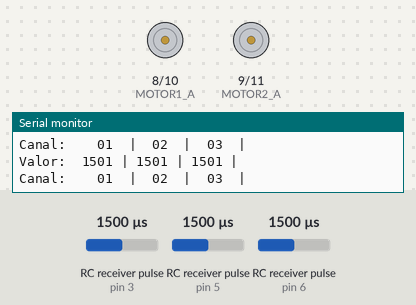
The sketch below on a simulated Arduino Uno, built with avr-gcc and run on an emulated ATmega328P. Parts: motor-driver pin pairs drawn as motors (green arrow = first pin HIGH = forward, orange = second pin HIGH = backward, longer = more drive), the last lines printed to the serial monitor. Wiring (inferred from the names in the program): 3 × RC receiver channel: data pin 3 / data pin 5 / data pin 6. The inputs (shaded band) are chosen by the test bench; at power-on: RC receiver pulse (sensors on pin 5, pin 3, pin 6) 1500 µs.

Above: at 1.2 s.
1.3 s: RC receiver pulse (sensor on pin 5) set to 1483 µs
At 3.8 s:
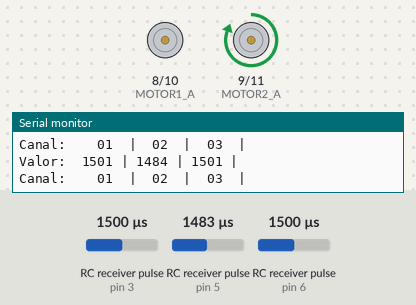
4.3 s: RC receiver pulse (sensor on pin 5) set to 1020 µs
At 6.9 s:
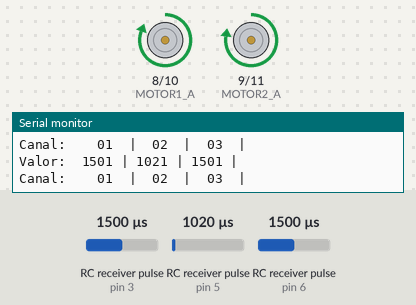
7.3 s: RC receiver pulse (sensor on pin 5) set to 1250 µs
At 9.0 s:
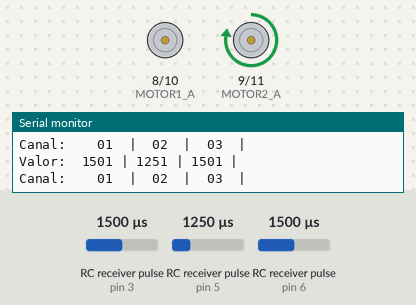
9.8 s: RC receiver pulse (sensor on pin 5) set to 1750 µs
At 12.1 s:
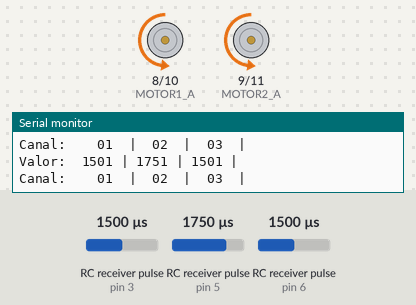
12.8 s: RC receiver pulse (sensor on pin 5) set to 1980 µs
At 15.2 s:
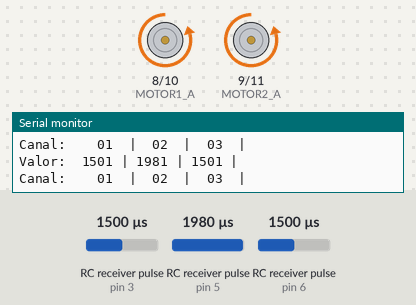
15.8 s: RC receiver pulse (sensor on pin 5) set to 1540 µs
Timing chart, 0 to 19.8 s (numbered marks = the images above; inputs shaded):
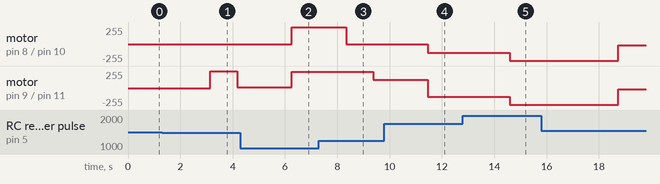

Measured:
- the behaviour switches between 1498 and 1497 µs on RC receiver pulse (sensor on pin 5) (found by bisection; images 0 and 1)
- after the input at 1.3 s, motor on pin 9 (MOTOR2_A) / pin 11 (MOTOR2_B): stopped → forward 255/255 after 1.8 s, → forward 8/255 1.0 s later
- after the input at 4.3 s, motor on pin 8 (MOTOR1_A) / pin 10 (MOTOR1_B): stopped → forward 255/255 after 2.0 s; motor on pin 9 (MOTOR2_A) / pin 11 (MOTOR2_B): forward 8/255 → forward 243/255 after 2.0 s
- after the input at 7.3 s, motor on pin 8 (MOTOR1_A) / pin 10 (MOTOR1_B): forward 255/255 → stopped after 1.0 s; motor on pin 9 (MOTOR2_A) / pin 11 (MOTOR2_B): forward 243/255 → forward 126/255 after 2.1 s
- after the input at 9.8 s, motor on pin 8 (MOTOR1_A) / pin 10 (MOTOR1_B): stopped → backward 130/255 after 1.7 s; motor on pin 9 (MOTOR2_A) / pin 11 (MOTOR2_B): forward 126/255 → backward 130/255 after 1.7 s
- after the input at 12.8 s, motor on pin 8 (MOTOR1_A) / pin 10 (MOTOR1_B), motor on pin 9 (MOTOR2_A) / pin 11 (MOTOR2_B): backward 130/255 → backward 249/255 after 1.8 s
- after the input at 15.8 s, motor on pin 8 (MOTOR1_A) / pin 10 (MOTOR1_B), motor on pin 9 (MOTOR2_A) / pin 11 (MOTOR2_B): backward 249/255 → backward 21/255 after 2.9 s

The sketch:

movimentacao_do_robo.ino
```cpp
#define ch1   6 //Canal 1 do rádio instanciado à entrada digital 2
#define ch2   5 //Canal 2 do rádio instanciado à entrada digital 3
#define ch3   3 //Canal 3 do rádio instanciado à entrada digital 4

#define LED  13 //LED onboard
//entradas dos motores 11, 10 , 9, 8
// PORTAS DA PONTE H
#define MOTOR1_A    8
#define MOTOR1_B    10
#define MOTOR2_A    9
#define MOTOR2_B    11
#define MOTOR_AR_A  0
#define MOTOR_AR_B   0
#define velocidadeG 110

int velocidade =0;

int canal_01 = 0;
int canal_02 = 0;
int canal_03 = 0;

void setup()
{

  // -- Direção dos I/Os --
  pinMode(ch1, INPUT); //Entrada para o canal 1 do rádio
  pinMode(ch2, INPUT); //Entrada para o canal 2 do rádio
  pinMode(ch3, INPUT); //Entrada para o canal 3 do rádio
  // CONFIGURAÇÃO DOS PINOS DA PONTE-H
  pinMode(MOTOR1_A,     OUTPUT);
  pinMode(MOTOR1_B,     OUTPUT);
  pinMode(MOTOR2_A,     OUTPUT);
  pinMode(MOTOR2_B,     OUTPUT);
  pinMode(MOTOR_AR_A,   OUTPUT);
  pinMode(MOTOR_AR_B,   OUTPUT);
 Serial.begin(9600);

  // DEIXANDO OS MOTORES PARADOS
 /*digitalWrite(dirFrente, LOW);
  digitalWrite(dirTras,   LOW);
  digitalWrite(esqFrente, LOW);
  digitalWrite(esqTras,   LOW);*/

} //end setup


void frente(int velocidade)
{
    // MOTOR DIREITO PARA FRENTE
    digitalWrite(MOTOR1_A, LOW );
    analogWrite(MOTOR1_B,  velocidade );

    // MOTOR ESQUERDO PARA TRAS
    digitalWrite(MOTOR2_A, LOW );
    analogWrite(MOTOR2_B ,  velocidade );
}
void tras (int velocidade)
{
    // MOTOR DIREITO PARA TRAS
    analogWrite(MOTOR1_A,  velocidade); // 11
    digitalWrite(MOTOR2_B ,    LOW); // 9

    // MOTOR ESQUERDO PARA TRAS
    analogWrite(MOTOR2_A ,  velocidade); // 10
    digitalWrite(MOTOR2_B ,    LOW);// 8
}

void direita(int velocidade)
{
    // MOTOR DIREITO PARA TRAS
    analogWrite(MOTOR1_A,  velocidade);
    digitalWrite(MOTOR1_B,   LOW);

    // MOTOR ESQUERDO PARA FRENTE
    digitalWrite(MOTOR2_A,     LOW);
    digitalWrite(MOTOR2_B,    LOW);
}
void esquerda(int velocidade)
{
    // MOTOR DIREITO PARA FRENTE
    digitalWrite(MOTOR1_A,  LOW);
    digitalWrite(MOTOR1_B,    LOW);

    // MOTOR ESQUERDO PARA TRAS
    analogWrite(MOTOR2_A,  velocidade);
    digitalWrite(MOTOR2_B,    LOW);
}

// --- Protótipo das funções auxiliares ---
void read_channels();      //Função para leitura das entradas dos canais
void test_channels();      //Testa os 8 canais do Turnigy9x

void loop()
{
    read_channels(); //Lê os 8 primeiros canais do rádio
    test_channels();


  if(canal_01 > 1500 ) //direita
  {
    velocidade=map(canal_01,1500, 1990,0,254);
    direita(velocidade);
    velocidade=0;
  }
  else
    if(canal_01 < 1500) //esquerda
    {
      velocidade=map(canal_01,1500,1040,0,254);
      esquerda(velocidade);
      velocidade=0;
    }
  if(canal_02 > 1500) //cima
  {
    velocidade=map(canal_02,1500, 1990,0,254);
    frente(velocidade);
    velocidade=0;
  }
  else
    if(canal_02 < 1500  ) //baixo
    {
      velocidade=map(canal_02,1500, 1000,0,254);
      tras(velocidade);
      velocidade=0;
    }

  //arma
  if(canal_03 > 1550)
  {
    analogWrite(MOTOR_AR_A,  velocidadeG);
    analogWrite(MOTOR_AR_B,    LOW);

    analogWrite(MOTOR_AR_A,  velocidadeG);
    analogWrite(MOTOR_AR_B,    LOW);
  }
  else
    if(canal_03 < 1100)
    {
      analogWrite(MOTOR_AR_A,  velocidadeG);
      analogWrite(MOTOR_AR_B,    LOW);

      analogWrite(MOTOR_AR_A,  velocidadeG);
      analogWrite(MOTOR_AR_B,    LOW);
    }
}//end loop

//Funções auxiliares
void read_channels() //Faz a leitura dos 6 primeiros canais do rádio
{
  canal_01 = pulseIn(ch1, HIGH, 25000); //Lê pulso em nível alto do canal 1 e armazena na variável canal_01
  canal_02 = pulseIn(ch2, HIGH, 25000); //Lê pulso em nível alto do canal 2 e armazena na variável canal_02
  canal_03 = pulseIn(ch3, HIGH, 25000); //Lê pulso em nível alto do canal 3 e armazena na variável canal_03
} //end read channels

void test_channels() //Testa os canais via serial monitor (comentar esta função e só chamar quando necessário)
{
      Serial.print("Valor:  ");
      Serial.print(canal_01);
      Serial.print(" | ");
      Serial.print(canal_02);
      Serial.print(" | ");
      Serial.print(canal_03);
      Serial.print(" | ");

      Serial.println("");
      Serial.println("");
      Serial.print("Canal:  ");
      Serial.print("  01  ");
      Serial.print("|");
      Serial.print("  02  ");
      Serial.print("|");
      Serial.print("  03  ");
      Serial.print("|");

      Serial.println("");
      Serial.println("");
      delay(1000);

}
```
